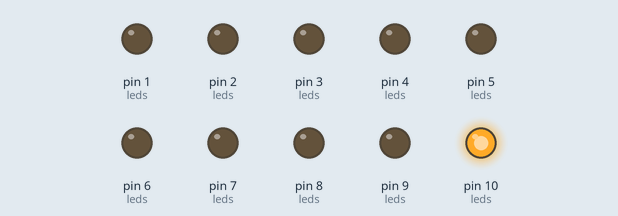
Bench run of a sketch on a simulated Arduino Uno, built with avr-gcc and run on an emulated ATmega328P. On the bench: output pins drawn as LEDs (lit = HIGH).

Above: at 0.02 s.
At 0.37 s:
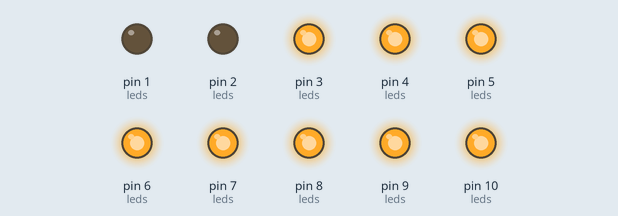
At 0.7 s:
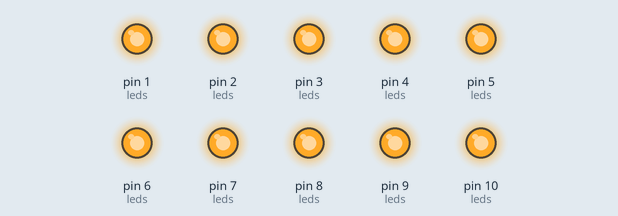
At 1.42 s:
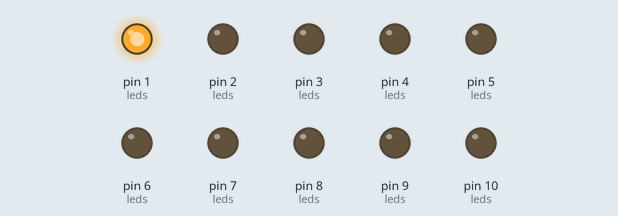
At 2.17 s:
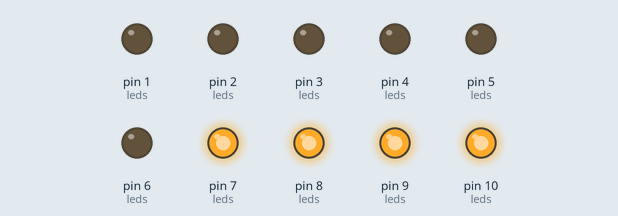
At 3.7 s:
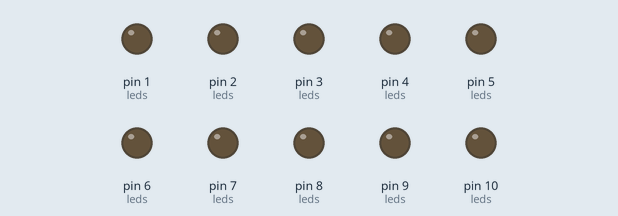
Timing chart, 0 to 4.6 s (numbered marks = the images above):
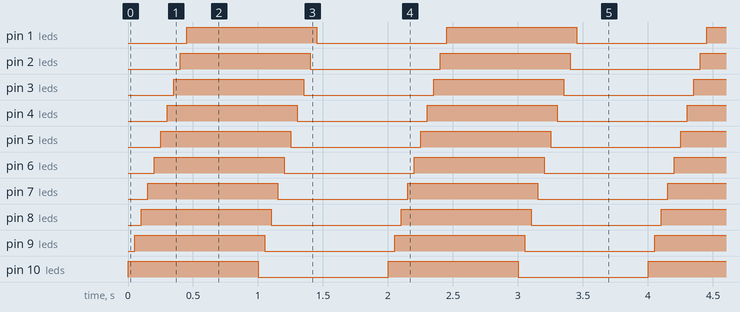

Measured:
- by itself, pin 1 (leds), pin 2 (leds), pin 3 (leds), pin 4 (leds), pin 5 (leds), pin 6 (leds), pin 7 (leds), pin 8 (leds), pin 9 (leds), pin 10 (leds): alternates HIGH for 1.0 s and LOW for 1.0 s
- by itself, everything shown: repeats every 2.0 s, in 20 steps

The sketch:

prototype-attiny84.ino
```cpp
// Program to blink an array of leds
//
// Blinks/toggles an array of LEDs ON and OFF


// Total number of LEDs
#define NUM_LEDS 10

// Assign led aliases
#define led1  10
#define led2   9
#define led3   8
#define led4   7
#define led5   6
#define led6   5
#define led7   4
#define led8   3
#define led9   2
#define led10  1

// Define LED array
uint8_t leds[NUM_LEDS] = {
  led1,
  led2,
  led3,
  led4,
  led5,
  led6,
  led7,
  led8,
  led9,
  led10
};

// Global delay (in milliseconds)
#define t 50

void setup() {
  // Configure ALL led pins to be a digital OUTPUT
  for (uint8_t i = 0; i < NUM_LEDS; i++)
    pinMode(leds[i],OUTPUT);
}

void loop() {
  // Write all LEDs HIGH/ON
  for (uint8_t i = 0; i < NUM_LEDS; i++) {
    digitalWrite(leds[i],HIGH);
    delay(t);
  }

  delay(500);

  // Write all LEDs LOW/OFF
  for (uint8_t i = 0; i < NUM_LEDS; i++) {
    digitalWrite(leds[i],LOW);
    delay(t);
  }

  delay(500);
}
```
